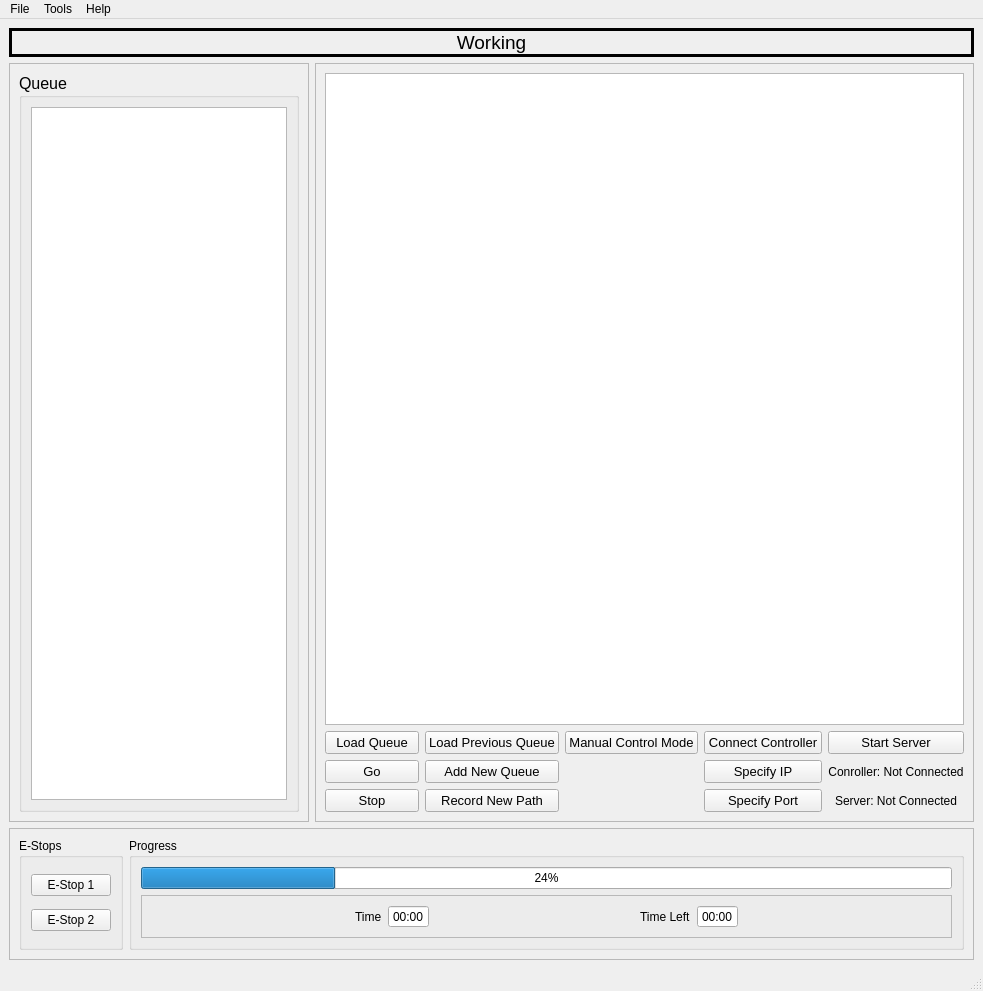
<?xml version="1.0" encoding="UTF-8"?>
<ui version="4.0">
 <class>MainWindow</class>
 <widget class="QMainWindow" name="MainWindow">
  <property name="geometry">
   <rect>
    <x>0</x>
    <y>0</y>
    <width>983</width>
    <height>991</height>
   </rect>
  </property>
  <property name="windowTitle">
   <string>MainWindow</string>
  </property>
  <widget class="QWidget" name="centralwidget">
   <layout class="QVBoxLayout" name="verticalLayout_2">
    <item>
     <widget class="QLabel" name="checkWorkingLabel">
      <property name="sizePolicy">
       <sizepolicy hsizetype="Expanding" vsizetype="Preferred">
        <horstretch>0</horstretch>
        <verstretch>0</verstretch>
       </sizepolicy>
      </property>
      <property name="minimumSize">
       <size>
        <width>0</width>
        <height>25</height>
       </size>
      </property>
      <property name="maximumSize">
       <size>
        <width>16777215</width>
        <height>30</height>
       </size>
      </property>
      <property name="font">
       <font>
        <pointsize>14</pointsize>
       </font>
      </property>
      <property name="autoFillBackground">
       <bool>true</bool>
      </property>
      <property name="frameShape">
       <enum>QFrame::Box</enum>
      </property>
      <property name="lineWidth">
       <number>3</number>
      </property>
      <property name="text">
       <string>Working</string>
      </property>
      <property name="alignment">
       <set>Qt::AlignCenter</set>
      </property>
     </widget>
    </item>
    <item>
     <layout class="QHBoxLayout" name="horizontalLayout">
      <item>
       <widget class="QFrame" name="frame">
        <property name="sizePolicy">
         <sizepolicy hsizetype="Fixed" vsizetype="Expanding">
          <horstretch>0</horstretch>
          <verstretch>0</verstretch>
         </sizepolicy>
        </property>
        <property name="frameShape">
         <enum>QFrame::StyledPanel</enum>
        </property>
        <property name="frameShadow">
         <enum>QFrame::Raised</enum>
        </property>
        <layout class="QGridLayout" name="gridLayout">
         <item row="0" column="0">
          <widget class="QGroupBox" name="queueControl_5">
           <property name="sizePolicy">
            <sizepolicy hsizetype="Preferred" vsizetype="MinimumExpanding">
             <horstretch>0</horstretch>
             <verstretch>0</verstretch>
            </sizepolicy>
           </property>
           <property name="minimumSize">
            <size>
             <width>0</width>
             <height>200</height>
            </size>
           </property>
           <property name="font">
            <font>
             <pointsize>12</pointsize>
            </font>
           </property>
           <property name="title">
            <string>Queue</string>
           </property>
           <layout class="QVBoxLayout" name="verticalLayout">
            <item>
             <widget class="QListWidget" name="queueList">
              <property name="sizePolicy">
               <sizepolicy hsizetype="Expanding" vsizetype="Expanding">
                <horstretch>0</horstretch>
                <verstretch>0</verstretch>
               </sizepolicy>
              </property>
             </widget>
            </item>
           </layout>
          </widget>
         </item>
        </layout>
       </widget>
      </item>
      <item>
       <widget class="QFrame" name="map">
        <property name="sizePolicy">
         <sizepolicy hsizetype="Expanding" vsizetype="Expanding">
          <horstretch>0</horstretch>
          <verstretch>0</verstretch>
         </sizepolicy>
        </property>
        <property name="minimumSize">
         <size>
          <width>0</width>
          <height>0</height>
         </size>
        </property>
        <property name="frameShape">
         <enum>QFrame::StyledPanel</enum>
        </property>
        <property name="frameShadow">
         <enum>QFrame::Raised</enum>
        </property>
        <layout class="QGridLayout" name="gridLayout_3">
         <item row="0" column="0">
          <widget class="QGraphicsView" name="graphicsView">
           <property name="sizePolicy">
            <sizepolicy hsizetype="Expanding" vsizetype="MinimumExpanding">
             <horstretch>0</horstretch>
             <verstretch>0</verstretch>
            </sizepolicy>
           </property>
          </widget>
         </item>
         <item row="1" column="0">
          <layout class="QGridLayout" name="gridLayout_2">
           <item row="1" column="4">
            <widget class="QLabel" name="controlConnectIndicator">
             <property name="text">
              <string>Conroller: Not Connected</string>
             </property>
             <property name="alignment">
              <set>Qt::AlignCenter</set>
             </property>
            </widget>
           </item>
           <item row="1" column="0">
            <widget class="QPushButton" name="queueGo">
             <property name="font">
              <font>
               <pointsize>10</pointsize>
              </font>
             </property>
             <property name="text">
              <string>Go</string>
             </property>
            </widget>
           </item>
           <item row="3" column="3">
            <widget class="QPushButton" name="portSpecify">
             <property name="font">
              <font>
               <pointsize>10</pointsize>
              </font>
             </property>
             <property name="text">
              <string>Specify Port</string>
             </property>
            </widget>
           </item>
           <item row="0" column="0">
            <widget class="QPushButton" name="queueLoad">
             <property name="font">
              <font>
               <pointsize>10</pointsize>
              </font>
             </property>
             <property name="text">
              <string>Load Queue</string>
             </property>
            </widget>
           </item>
           <item row="1" column="3">
            <widget class="QPushButton" name="ipSpecify">
             <property name="font">
              <font>
               <pointsize>10</pointsize>
              </font>
             </property>
             <property name="text">
              <string>Specify IP</string>
             </property>
            </widget>
           </item>
           <item row="3" column="0">
            <widget class="QPushButton" name="queueStop">
             <property name="font">
              <font>
               <pointsize>10</pointsize>
              </font>
             </property>
             <property name="text">
              <string>Stop</string>
             </property>
            </widget>
           </item>
           <item row="0" column="3">
            <widget class="QPushButton" name="controllerConnect">
             <property name="font">
              <font>
               <pointsize>10</pointsize>
              </font>
             </property>
             <property name="text">
              <string>Connect Controller</string>
             </property>
            </widget>
           </item>
           <item row="1" column="1">
            <widget class="QPushButton" name="queueAdd">
             <property name="font">
              <font>
               <pointsize>10</pointsize>
              </font>
             </property>
             <property name="text">
              <string>Add New Queue</string>
             </property>
            </widget>
           </item>
           <item row="0" column="1">
            <widget class="QPushButton" name="queueLoadPrev">
             <property name="font">
              <font>
               <pointsize>10</pointsize>
              </font>
             </property>
             <property name="text">
              <string>Load Previous Queue</string>
             </property>
            </widget>
           </item>
           <item row="0" column="4">
            <widget class="QPushButton" name="serverStart">
             <property name="font">
              <font>
               <pointsize>10</pointsize>
              </font>
             </property>
             <property name="text">
              <string>Start Server</string>
             </property>
            </widget>
           </item>
           <item row="3" column="4">
            <widget class="QLabel" name="serverConnectIndicator">
             <property name="text">
              <string>Server: Not Connected</string>
             </property>
             <property name="alignment">
              <set>Qt::AlignCenter</set>
             </property>
            </widget>
           </item>
           <item row="3" column="1">
            <widget class="QPushButton" name="recordPath">
             <property name="font">
              <font>
               <pointsize>10</pointsize>
              </font>
             </property>
             <property name="text">
              <string>Record New Path</string>
             </property>
            </widget>
           </item>
           <item row="0" column="2">
            <widget class="QPushButton" name="manualControl">
             <property name="font">
              <font>
               <pointsize>10</pointsize>
              </font>
             </property>
             <property name="text">
              <string>Manual Control Mode</string>
             </property>
            </widget>
           </item>
          </layout>
         </item>
        </layout>
        <zorder>graphicsView</zorder>
        <zorder></zorder>
       </widget>
      </item>
     </layout>
    </item>
    <item>
     <widget class="QFrame" name="frame_3">
      <property name="frameShape">
       <enum>QFrame::StyledPanel</enum>
      </property>
      <property name="frameShadow">
       <enum>QFrame::Raised</enum>
      </property>
      <layout class="QHBoxLayout" name="horizontalLayout_2">
       <item>
        <widget class="QGroupBox" name="eStopBox">
         <property name="title">
          <string>E-Stops</string>
         </property>
         <layout class="QVBoxLayout" name="verticalLayout_3">
          <item>
           <widget class="QPushButton" name="eStop1">
            <property name="text">
             <string>E-Stop 1</string>
            </property>
           </widget>
          </item>
          <item>
           <widget class="QPushButton" name="eStop2">
            <property name="text">
             <string>E-Stop 2</string>
            </property>
           </widget>
          </item>
         </layout>
        </widget>
       </item>
       <item>
        <widget class="QGroupBox" name="groupBox_3">
         <property name="title">
          <string>Progress</string>
         </property>
         <layout class="QVBoxLayout" name="verticalLayout_4">
          <item>
           <widget class="QProgressBar" name="progressBar">
            <property name="value">
             <number>24</number>
            </property>
           </widget>
          </item>
          <item>
           <widget class="QFrame" name="frame_4">
            <property name="frameShape">
             <enum>QFrame::StyledPanel</enum>
            </property>
            <property name="frameShadow">
             <enum>QFrame::Raised</enum>
            </property>
            <layout class="QHBoxLayout" name="horizontalLayout_3">
             <item>
              <spacer name="horizontalSpacer">
               <property name="orientation">
                <enum>Qt::Horizontal</enum>
               </property>
               <property name="sizeHint" stdset="0">
                <size>
                 <width>0</width>
                 <height>20</height>
                </size>
               </property>
              </spacer>
             </item>
             <item>
              <widget class="QLabel" name="timeLabel">
               <property name="text">
                <string>Time</string>
               </property>
              </widget>
             </item>
             <item>
              <widget class="QTimeEdit" name="time">
               <property name="readOnly">
                <bool>true</bool>
               </property>
               <property name="buttonSymbols">
                <enum>QAbstractSpinBox::NoButtons</enum>
               </property>
               <property name="displayFormat">
                <string>mm:ss</string>
               </property>
              </widget>
             </item>
             <item>
              <spacer name="horizontalSpacer_2">
               <property name="orientation">
                <enum>Qt::Horizontal</enum>
               </property>
               <property name="sizeHint" stdset="0">
                <size>
                 <width>7</width>
                 <height>20</height>
                </size>
               </property>
              </spacer>
             </item>
             <item>
              <widget class="QLabel" name="timeLeftLabel">
               <property name="text">
                <string>Time Left</string>
               </property>
              </widget>
             </item>
             <item>
              <widget class="QTimeEdit" name="timeLeft">
               <property name="readOnly">
                <bool>true</bool>
               </property>
               <property name="buttonSymbols">
                <enum>QAbstractSpinBox::NoButtons</enum>
               </property>
               <property name="displayFormat">
                <string>mm:ss</string>
               </property>
              </widget>
             </item>
             <item>
              <spacer name="horizontalSpacer_3">
               <property name="orientation">
                <enum>Qt::Horizontal</enum>
               </property>
               <property name="sizeHint" stdset="0">
                <size>
                 <width>0</width>
                 <height>20</height>
                </size>
               </property>
              </spacer>
             </item>
            </layout>
           </widget>
          </item>
         </layout>
        </widget>
       </item>
      </layout>
     </widget>
    </item>
   </layout>
  </widget>
  <widget class="QMenuBar" name="menubar">
   <property name="geometry">
    <rect>
     <x>0</x>
     <y>0</y>
     <width>983</width>
     <height>21</height>
    </rect>
   </property>
   <widget class="QMenu" name="menuFile">
    <property name="title">
     <string>File</string>
    </property>
    <addaction name="actionLoad_DWG"/>
    <addaction name="actionLoad_DWG_2"/>
   </widget>
   <widget class="QMenu" name="menuTools">
    <property name="title">
     <string>Tools</string>
    </property>
    <addaction name="actionSettings"/>
   </widget>
   <widget class="QMenu" name="menuHelp">
    <property name="title">
     <string>Help</string>
    </property>
    <addaction name="actionAhhhhh"/>
   </widget>
   <addaction name="menuFile"/>
   <addaction name="menuTools"/>
   <addaction name="menuHelp"/>
  </widget>
  <widget class="QStatusBar" name="statusbar"/>
  <action name="actionLoad_DWG">
   <property name="text">
    <string>Reset</string>
   </property>
  </action>
  <action name="actionLoad_DWG_2">
   <property name="text">
    <string>Load DWG</string>
   </property>
  </action>
  <action name="actionSettings">
   <property name="text">
    <string>Settings</string>
   </property>
  </action>
  <action name="actionAhhhhh">
   <property name="text">
    <string>Ahhhhh</string>
   </property>
  </action>
 </widget>
 <resources/>
 <connections/>
</ui>
